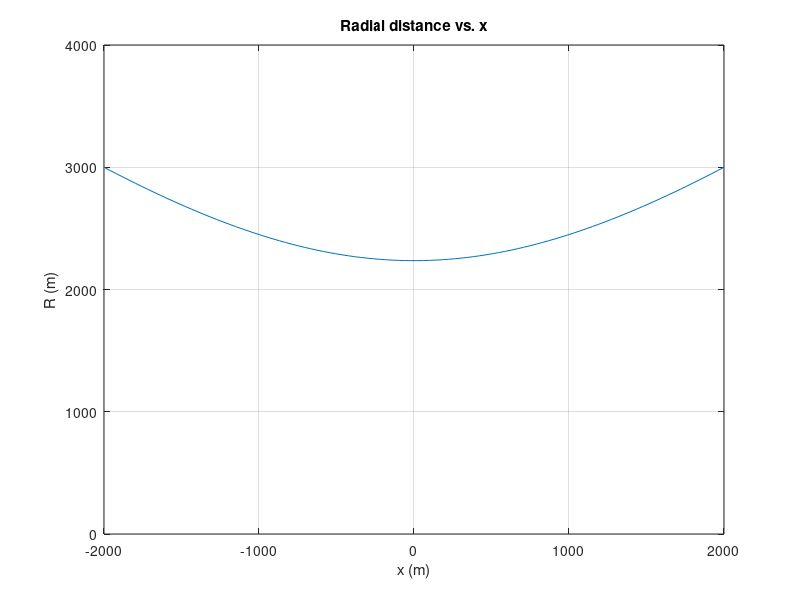
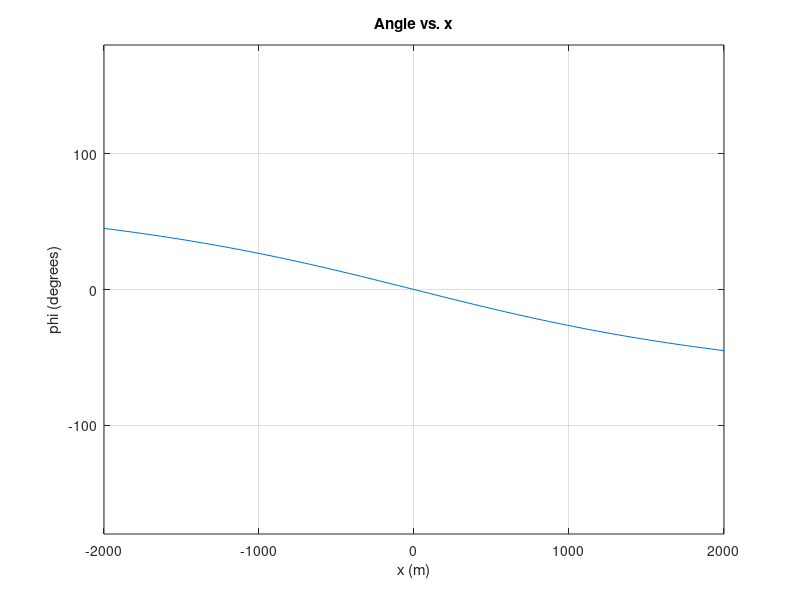
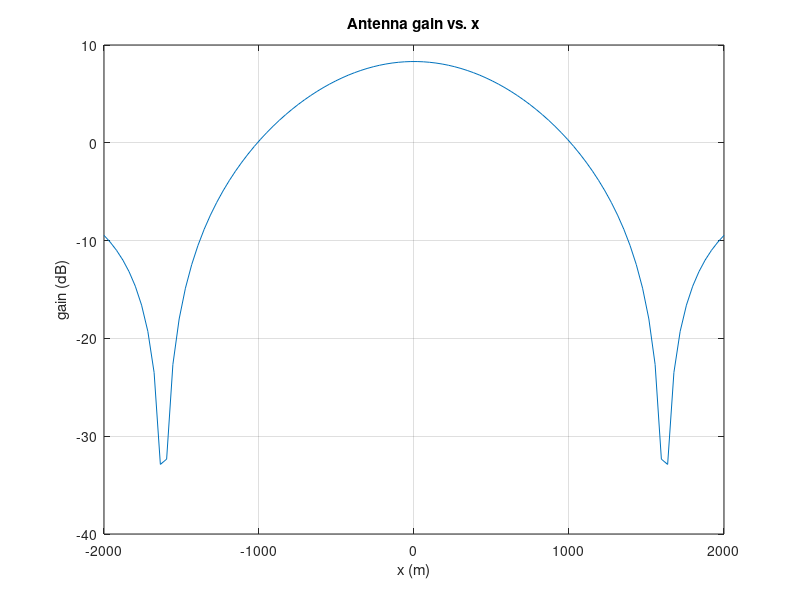
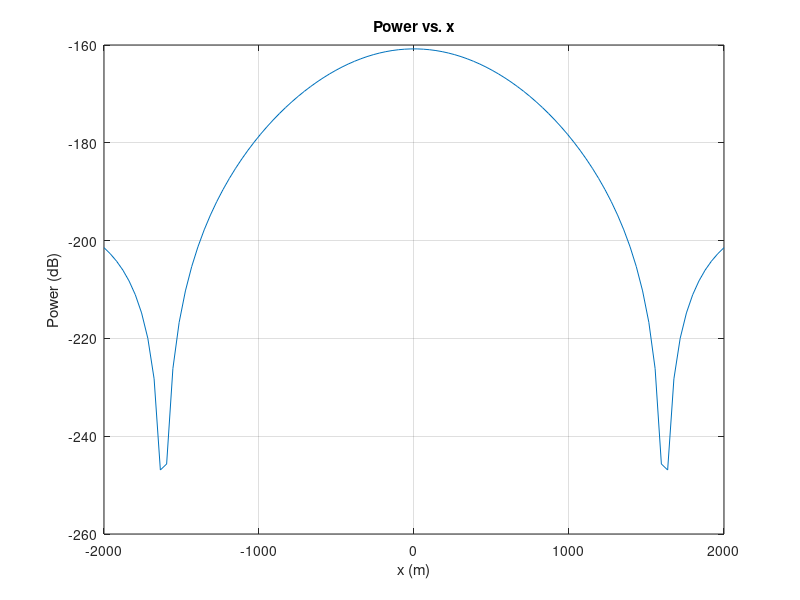

MATLAB code for these plots, in order:
% EECS725 Homework 1 Problem 1/2

clear;
close all;
hold off;

% Universal constants
c = 3e8; % m/s

% Problem constraints
f = 1e9; % hz
l_x = 50 / 100; % m
l_y = 10 / 100; % m
v_x = 90; % m/s
h = 1000; % m
offset = 2000; % m
rcs = 1; % m^2

x = linspace(-2000,2000,100); % m

R = sqrt(h^2 + offset^2 + x.^2); % m

figure(1);
plot(x,R);
grid on;
axis([-2000 2000 0 4000]);
title('Radial distance vs. x');
xlabel('x (m)');
ylabel('R (m)');

phi = atan2(2000,x) - pi/2; % radians

figure(2);
plot(x,phi*180/pi);
grid on;
axis([-2000 2000 -180 180]);
title('Angle vs. x');
xlabel('x (m)');
ylabel('phi (degrees)');

theta = (45*pi/180) - atan2(1000,2000); % radians
theta = theta * ones(size(x)); % vectorize

lambda = c/f; % m
beta_xz = lambda / l_x; % radians
beta_yz = lambda / l_y; % radians
beta_phi = beta_xz;
beta_theta = beta_yz;
Aeff = l_x * l_y; % m^2
Go = ((4*pi)/(lambda^2))*Aeff;
%G = Go * (sin(2.773.*theta/beta_theta)./(2.773.*theta/beta_theta)).^2 ...
%       .* (sin(2.773.*phi/beta_phi)./(2.773.*phi/beta_phi)).^2;
G = zeros(1,length(x));
for i=1:length(x)
    G(i) = Go * (sin(2.773*theta(i)/beta_theta)/(2.773*theta(i)/beta_theta))^2 ...
              * (sin(2.773*phi(i)/beta_phi)/(2.773*phi(i)/beta_phi))^2;
end

figure(3);
plot(x,10*log10(G));
grid on;
title('Antenna gain vs. x');
xlabel('x (m)');
ylabel('gain (dB)');

PrPt = (G.^2)*(lambda^2)*rcs ./ ( (4*pi)^3 * R.^4 );

figure(4);
plot(x,10*log10(PrPt));
grid on;
title('Power vs. x');
xlabel('x (m)');
ylabel('Power (dB)');

% Compute radial velocity
v_r = v_x * x./R; % m/s

% Compute Doppler shift
f_d = f * -v_r/c;

figure(5)
plot(x,f_d);
grid on;
title('Doppler shift vs. x');
xlabel('x (m)');
ylabel('Doppler shift (hz)');
